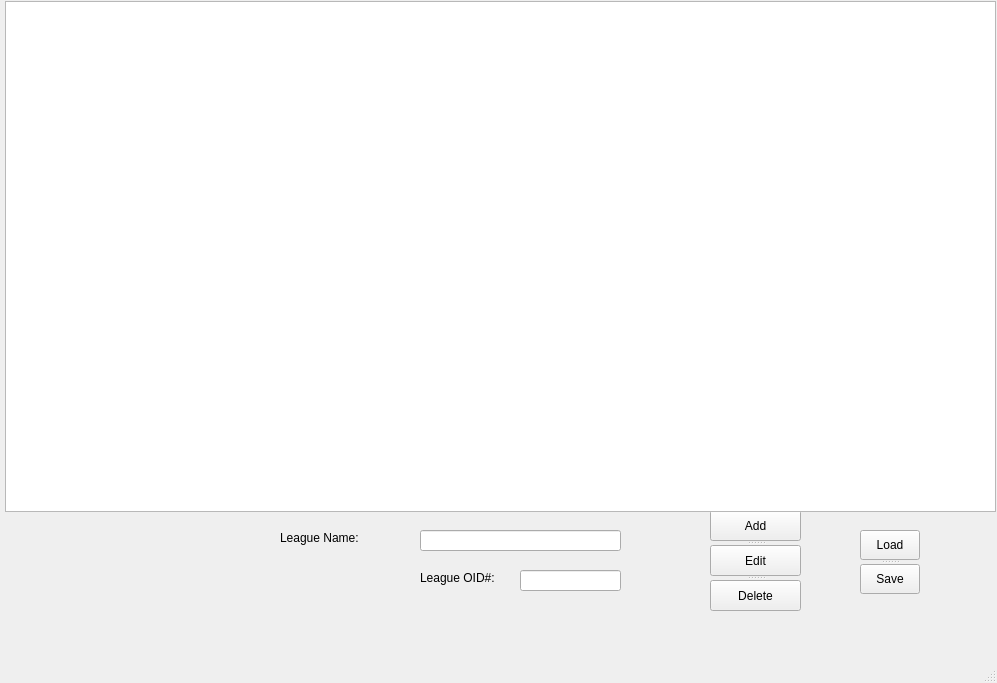
<?xml version="1.0" encoding="UTF-8"?>
<ui version="4.0">
 <class>MainWindow</class>
 <widget class="QMainWindow" name="MainWindow">
  <property name="geometry">
   <rect>
    <x>0</x>
    <y>0</y>
    <width>997</width>
    <height>683</height>
   </rect>
  </property>
  <property name="focusPolicy">
   <enum>Qt::StrongFocus</enum>
  </property>
  <property name="windowTitle">
   <string>League Window</string>
  </property>
  <widget class="QWidget" name="centralwidget">
   <widget class="QSplitter" name="splitter">
    <property name="geometry">
     <rect>
      <x>710</x>
      <y>510</y>
      <width>91</width>
      <height>101</height>
     </rect>
    </property>
    <property name="orientation">
     <enum>Qt::Vertical</enum>
    </property>
    <widget class="QPushButton" name="FirstAddButton">
     <property name="text">
      <string>Add</string>
     </property>
     <attribute name="buttonGroup">
      <string notr="true">buttonGroup</string>
     </attribute>
    </widget>
    <widget class="QPushButton" name="FirstEditButton">
     <property name="text">
      <string>Edit</string>
     </property>
     <attribute name="buttonGroup">
      <string notr="true">buttonGroup</string>
     </attribute>
    </widget>
    <widget class="QPushButton" name="FirstDeleteButton">
     <property name="text">
      <string>Delete</string>
     </property>
     <attribute name="buttonGroup">
      <string notr="true">buttonGroup</string>
     </attribute>
    </widget>
   </widget>
   <widget class="QLineEdit" name="LeagueName">
    <property name="geometry">
     <rect>
      <x>420</x>
      <y>530</y>
      <width>201</width>
      <height>21</height>
     </rect>
    </property>
   </widget>
   <widget class="QLineEdit" name="LeagueOID">
    <property name="geometry">
     <rect>
      <x>520</x>
      <y>570</y>
      <width>101</width>
      <height>21</height>
     </rect>
    </property>
   </widget>
   <widget class="QLabel" name="label">
    <property name="geometry">
     <rect>
      <x>280</x>
      <y>530</y>
      <width>111</width>
      <height>16</height>
     </rect>
    </property>
    <property name="text">
     <string>League Name:</string>
    </property>
    <property name="buddy">
     <cstring>LeagueName</cstring>
    </property>
   </widget>
   <widget class="QLabel" name="label_2">
    <property name="geometry">
     <rect>
      <x>420</x>
      <y>570</y>
      <width>91</width>
      <height>16</height>
     </rect>
    </property>
    <property name="text">
     <string>League OID#:</string>
    </property>
    <property name="buddy">
     <cstring>LeagueOID</cstring>
    </property>
   </widget>
   <widget class="QListWidget" name="LeagueList">
    <property name="geometry">
     <rect>
      <x>5</x>
      <y>1</y>
      <width>991</width>
      <height>511</height>
     </rect>
    </property>
   </widget>
   <widget class="QSplitter" name="splitter_2">
    <property name="geometry">
     <rect>
      <x>860</x>
      <y>530</y>
      <width>60</width>
      <height>64</height>
     </rect>
    </property>
    <property name="orientation">
     <enum>Qt::Vertical</enum>
    </property>
    <widget class="QPushButton" name="LoadDB">
     <property name="text">
      <string>Load</string>
     </property>
    </widget>
    <widget class="QPushButton" name="SaveDB">
     <property name="text">
      <string>Save</string>
     </property>
    </widget>
   </widget>
  </widget>
  <widget class="QMenuBar" name="menubar">
   <property name="geometry">
    <rect>
     <x>0</x>
     <y>0</y>
     <width>997</width>
     <height>37</height>
    </rect>
   </property>
  </widget>
  <widget class="QStatusBar" name="statusbar"/>
  <action name="LoadLeagueButton">
   <property name="text">
    <string>Load</string>
   </property>
  </action>
  <action name="SaveLeagueDB">
   <property name="text">
    <string>Save</string>
   </property>
  </action>
  <action name="TeamsNavigatorButton">
   <property name="text">
    <string>To Teams</string>
   </property>
  </action>
 </widget>
 <resources/>
 <connections/>
 <buttongroups>
  <buttongroup name="buttonGroup"/>
 </buttongroups>
</ui>
